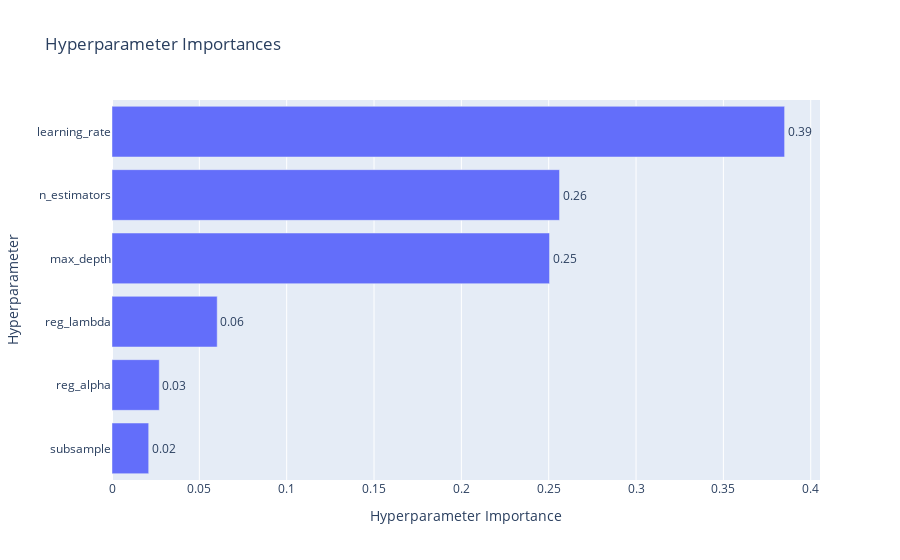

The code cell stored with this chart in its notebook:
### Code cell
# Plot parameter importances
plot_param_importances(study)

### Figure 1 — Plotly figure (JSON) as saved in the notebook; plotly's stock layout.template omitted (floating-point values rounded to 4 significant figures)
{"data": [{"cliponaxis": false, "hovertemplate": ["subsample (FloatDistribution): 0.021001906708183547<extra></extra>", "reg_alpha (FloatDistribution): 0.027060213878735556<extra></extra>", "reg_lambda (FloatDistribution): 0.06022555289520353<extra></extra>", "max_depth (IntDistribution): 0.2504809140303746<extra></extra>", "n_estimators (IntDistribution): 0.2561886979580137<extra></extra>", "learning_rate (FloatDistribution): 0.3850427145294892<extra></extra>"], "name": "Objective Value", "orientation": "h", "text": ["0.02", "0.03", "0.06", "0.25", "0.26", "0.39"], "textposition": "outside", "type": "bar", "x": [0.021, 0.02706, 0.06023, 0.2505, 0.2562, 0.385], "y": ["subsample", "reg_alpha", "reg_lambda", "max_depth", "n_estimators", "learning_rate"]}], "layout": {"title": {"text": "Hyperparameter Importances"}, "xaxis": {"title": {"text": "Hyperparameter Importance"}}, "yaxis": {"title": {"text": "Hyperparameter"}}}}
